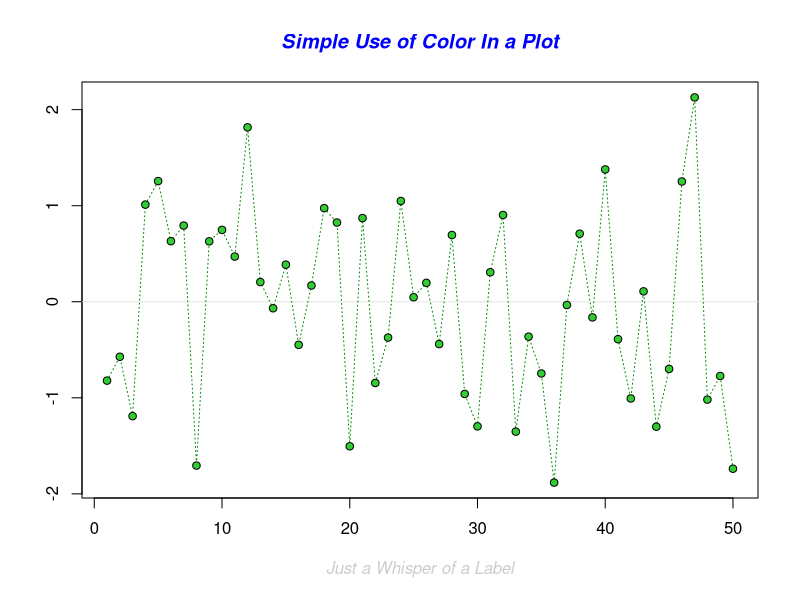
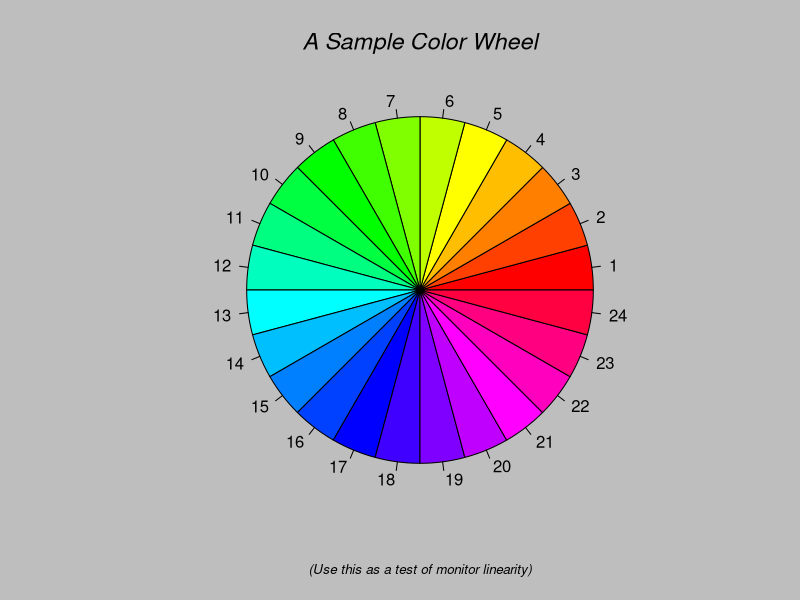
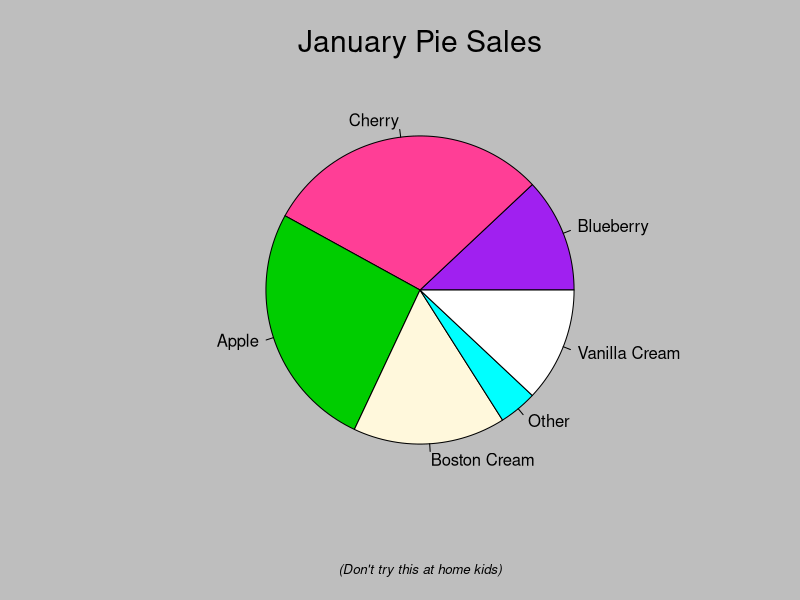
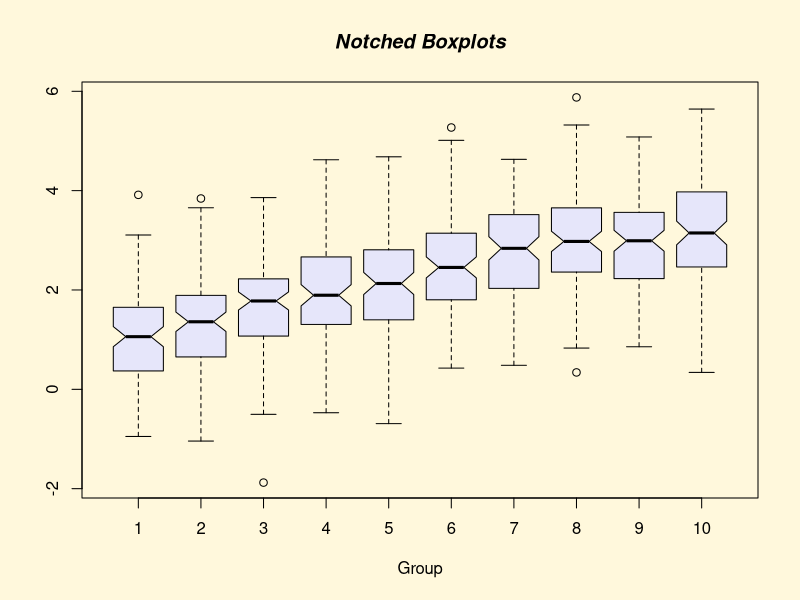
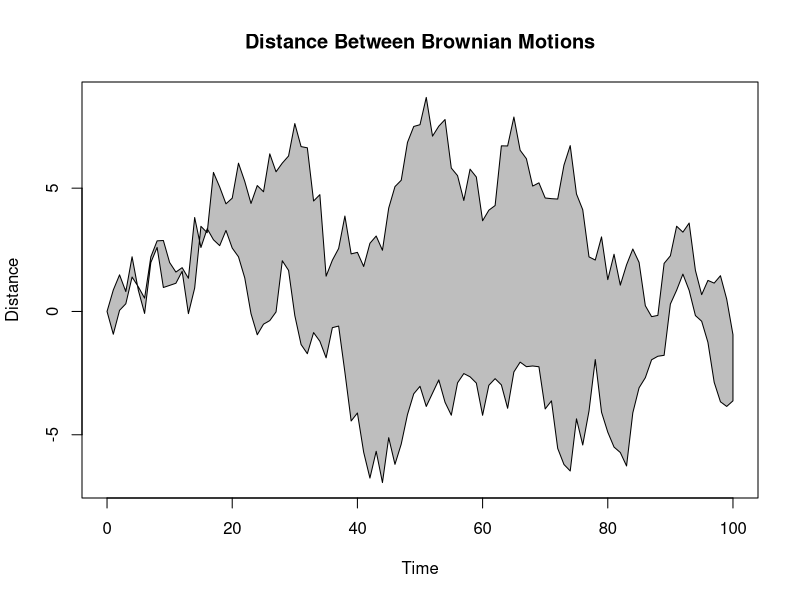
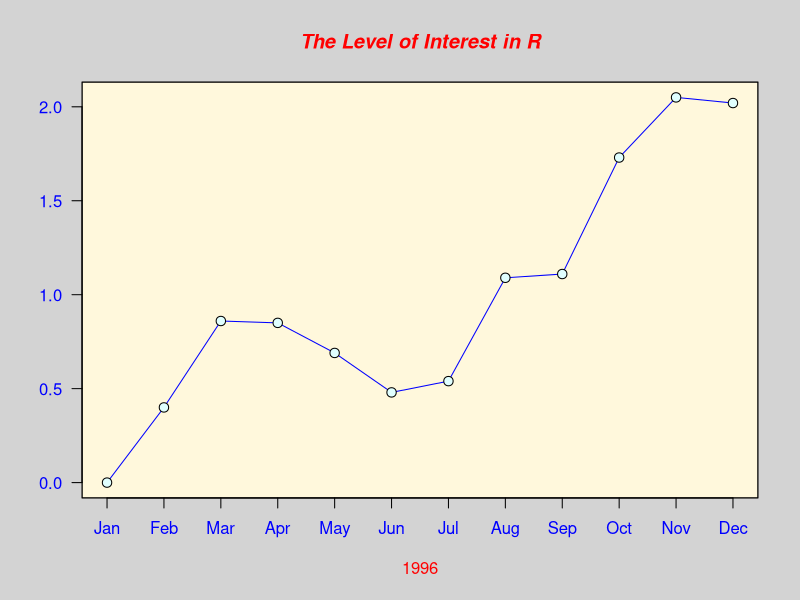
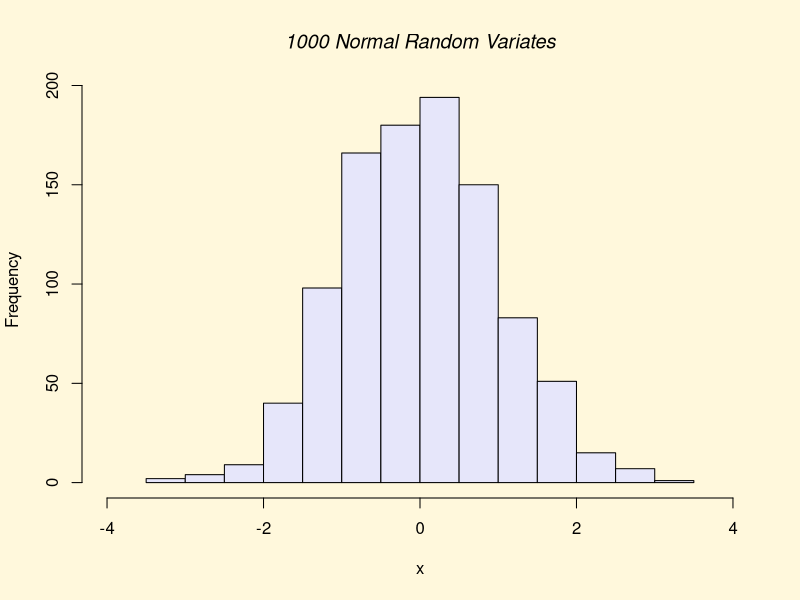
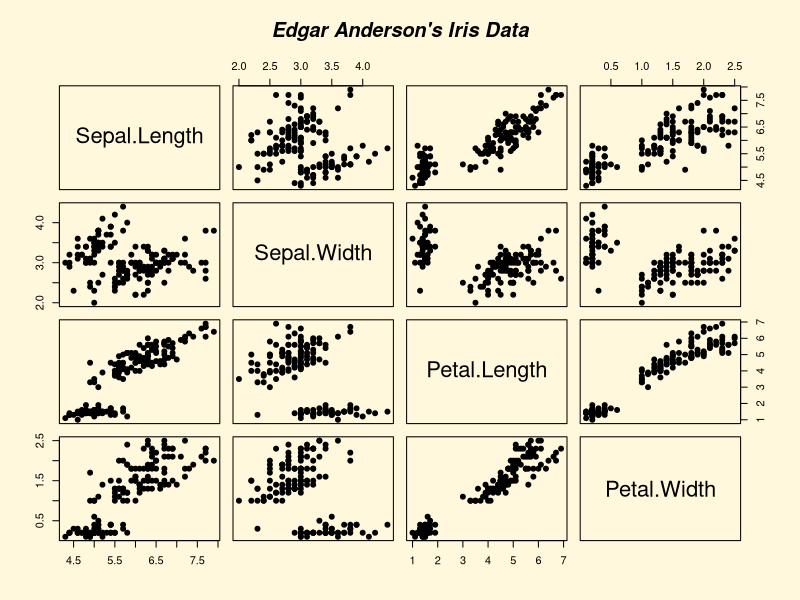

Recreate these plots in R, in order. (Note: this script raises an error after producing the figures.)
# Gráficos em R

# Lista de pacotes base carregados
search()


# Demo
demo("graphics")


# Plot Básico
x = 5:7
y = 8:10
plot(x,y)
?plot

altura <- c(145, 167, 176, 123, 150)
largura <- c(51, 63, 64, 40, 55)

plot(altura, largura)


# Plotando um Dataframe
?lynx
plot(lynx)
plot(lynx, ylab = "Plots com Dataframes", xlab = "")
plot(lynx, ylab = "Plots com Dataframes", xlab = "Observações")
plot(lynx, main = "Plots com Dataframes", col = 'red')
plot(lynx, main = "Plots com Dataframes", col = 'red', col.main = 52, cex.main = 1.5)

library(datasets)
hist(warpbreaks$breaks)

airquality &lt;- transform(airquality, Month = factor(Month))
boxplot(Ozone ~ Month, airquality, xlab = "Month", ylab = "Ozone (ppb)")


# Especificando os parâmetros

# col - cor do plotting
# lty - tipo de linha
# lwd - largura de linha
# pch - símbolo no plot
# xlab - label do eixo x
# ylab - label do eixo y
# las - como os labels dos eixos são orientados
# bg - background color
# mfrow - número de plots por linha
# mfcool - número de plots por coluna

# Funções Básicas de Plot

# plot() - scatterplots
# lines() -  adiciona linhas ao gráfico
# points() - adiciona pontos ao gráfico
# text() - adiciona label ao gráfico
# title() - adiciona título ao gráfico

?par
par()
par('pch')
par('lty')

x = 2:4
plot(x, pch = "c")

par(mfrow = c(2,2), col.axis = "red")
plot(1:8, las = 0, xlab = "xlab", ylab = "ylab", main = "LAS = 0")
plot(1:8, las = 1, xlab = "xlab", ylab = "ylab", main = "LAS = 1")
plot(1:8, las = 2, xlab = "xlab", ylab = "ylab", main = "LAS = 2")
plot(1:8, las = 3, xlab = "xlab", ylab = "ylab", main = "LAS = 3")
legend("topright", pch = 1, col = c("blue", "red"), legend = c("Var1","Var2"))


# Cores disponíveis
colors()


# Salvando os gráficos

# png
png("Grafico1.png", width = 500, height = 500, res = 72)

plot(iris$Sepal.Length, iris$Petal.Length,
     col = iris$Species,
     main = "Gráfico gerado a partir do Iris")

dev.off()


# pdf
pdf("Grafico2.pdf")

plot(iris$Sepal.Length, iris$Petal.Length,
     col = iris$Species,
     main = "Gráfico gerado a partir do Iris")

dev.off()


# Estendendo as funções do plot
install.packages('plotrix')
library(plotrix)
?plotrix

par(mfrow = c(1,1), col.axis = "red")
plot(1:6, las = 3, xlab = "lty 1:6", ylab = "", main = "Mais opções ao plot")
ablineclip(v=1, lty=1, col="sienna2", lwd=2)
ablineclip(v=2, lty=1, col="sienna2", lwd=2)
ablineclip(v=3, lty=1, col="sienna2", lwd=2)
ablineclip(v=4, lty=1, col="sienna2", lwd=2)
ablineclip(v=5, lty=1, col="sienna2", lwd=2)
ablineclip(v=6, lty=1, col="sienna2", lwd=2)
ablineclip(v=7, lty=1, col="sienna2", lwd=2)


plot(lynx)
plot(lynx, type="p", main="Type p")
plot(lynx, type="l", main="Type l")
plot(lynx, type="b", main="Type b")
plot(lynx, type="o", main="Type o")
plot(lynx, type="h", main="Type h")
plot(lynx, type="s", main="Type s")
plot(lynx, type="n", main="Type n")


# Dois plots juntos
par(mar=c(4,3,3,3), col.axis="black")

plot(cars$speed, type="s", col="red", bty="n", xlab="Cars ID", ylab="")
text(8, 14, "Velocidade", cex=0.85, col="red") 
par(new=T) 

plot(cars$dist, type="s", bty="n", ann=F, axes=F, col="darkblue")
axis(side=4)
text(37, 18, "Distância", cex=0.85, col="darkblue") #

title(main="Velocidade x Distância")


# Plots a partir de datasets
df <- read.csv('pibpercap.csv', stringsAsFactors = F)
df_1982 <- subset(df, ano == 1982)
plot(expectativa ~ pibpercap, data = df_1982, log = "x")

head(df)

mycol <- c(Asia = "tomato", Europe = "chocolate4", Africa = "dodgerblue2", 
           Americas = "darkgoldenrod1", Oceania = "green4")
plot(expectativa ~ pibpercap, data = df_1982, log = "x", col = mycol[continente])

mycex <- function(var, r, f = sqrt){
  x = f(var)
  x_scaled = (x - min(x))/(max(x) - min(x))
  r[1] + x_scaled * (r[2] - r[1])
}


plot(expectativa ~ pibpercap, data = df_1982, log = "x",
     col = mycol[continente],
     cex = mycex(pop, r = c(0.2, 10))
)


